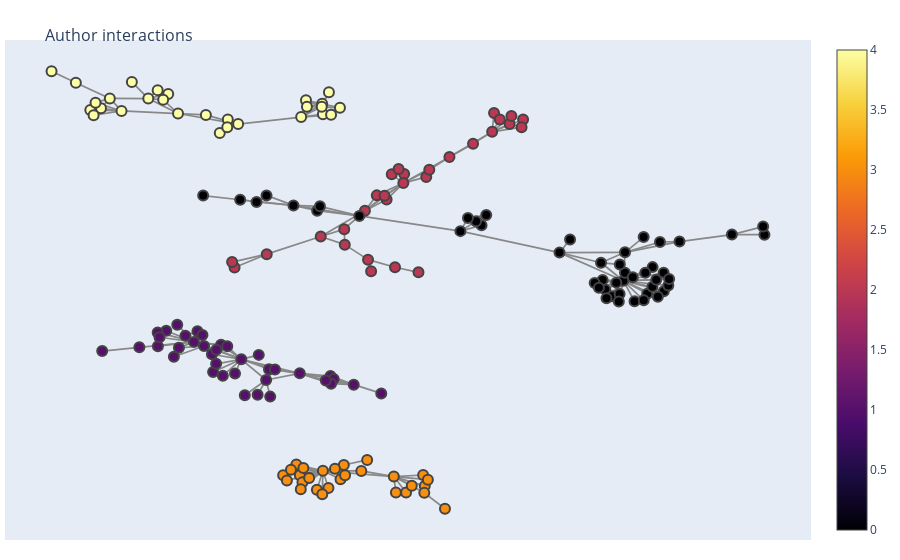

Here is the notebook cell this chart was saved with:
### Markdown cell above
### Produce authors' network and interactions

**Let's visualize some communities of authors, given subset of data**
- we filter articles on some 2nd level category (i.e. `cs (Computer Science)`)
- then, we create all C(n,2) combinations of author pairs for a single article to get connection strength (edges and its weights) 
- we exclude "isolated" (solo) authors from graph
- we observe top-N biggest communities (by size) from remaining [connected components of a graph](https://en.wikipedia.org/wiki/Component_(graph_theory))
- we see what are the most popular topics (3rd level categories) within particular author community

### Code cell
connection_thld = 1  # if set > 1 - be aware of isolated nodes, it affects scale of a figure

# limit subset of data, i.e. first X of `Computer Science - Artificial Intelligence` domain
categories = frozenset(category_data[category_data.index == 'cs.AI'].index)
category_idx = df['categories'].apply(lambda x: len(frozenset(x) & categories) > 0)

aG, aG_node_sizes = produce_interaction_graph(
    data=df.loc[category_idx, 'authors_parsed'],
    edge_weight_smoothing_fn=lambda x: np.power(x+1, 4/10),
    node_size_smoothing_fn=lambda x: np.power(x+1, 3/10),
    connection_thld=connection_thld,
    name='author_interaction',
)
# print(nx.info(aG))

# get subgraph without isolated nodes
components = [
    x for x in list(nx.connected_components(aG)) 
    if len(x) > 1 and len(x) < 250 # constrain up here, otherwise we can find too big communities :)
]

df_cc = pd.DataFrame({'cc': components})
df_cc['len'] = df_cc['cc'].apply(len)
df_cc = df_cc.sort_values(by='len', ascending=False)
offset = 0 # if 0 then it's truly equal to top-X communities
top_n = 5
cc_indexes = slice(offset, offset + top_n)
top_n_cc = df_cc['cc'].iloc[cc_indexes].tolist()

subgraph_nodes = set.union(*top_n_cc)
aSG = aG.subgraph(subgraph_nodes)

# print(nx.info(aSG))
    
plot_interaction_graph(
    G=aSG, 
    category_data=category_data,
    category_color_lvl=1,
    node_sizes=10,
    node_colors=np.array([
        {a:i for i,c in enumerate(top_n_cc) for a in c}[node]
        for node in aSG.nodes
    ]),
    seed=seed, 
    title='<br>Author interactions',
    edge_width=1.7,
)

### Figure 1 — Plotly figure (JSON) as saved in the notebook; plotly's stock layout.template omitted (floating-point values rounded to 4 significant figures; data arrays with more than 128 entries replaced by an {"elided": "..."} marker saying what was removed)
{"data": [{"hoverinfo": "none", "line": {"color": "#888", "width": 1.7}, "mode": "lines", "type": "scatter", "x": {"elided": "852 float values"}, "y": {"elided": "852 float values"}}, {"hoverinfo": "text", "marker": {"color": {"elided": "170 int values"}, "colorscale": [[0, "#000004"], [0.1111, "#1b0c41"], [0.2222, "#4a0c6b"], [0.3333, "#781c6d"], [0.4444, "#a52c60"], [0.5556, "#cf4446"], [0.6667, "#ed6925"], [0.7778, "#fb9b06"], [0.8889, "#f7d13d"], [1, "#fcffa4"]], "line": {"width": 2}, "showscale": true, "size": 10}, "mode": "markers", "text": {"elided": "170 str values"}, "type": "scatter", "x": {"elided": "170 float values"}, "y": {"elided": "170 float values"}}], "layout": {"hovermode": "closest", "margin": {"b": 20, "l": 5, "r": 5, "t": 40}, "showlegend": false, "title": {"font": {"size": 16}, "text": "<br>Author interactions"}, "xaxis": {"showgrid": false, "showticklabels": false, "zeroline": false}, "yaxis": {"showgrid": false, "showticklabels": false, "zeroline": false}}}
